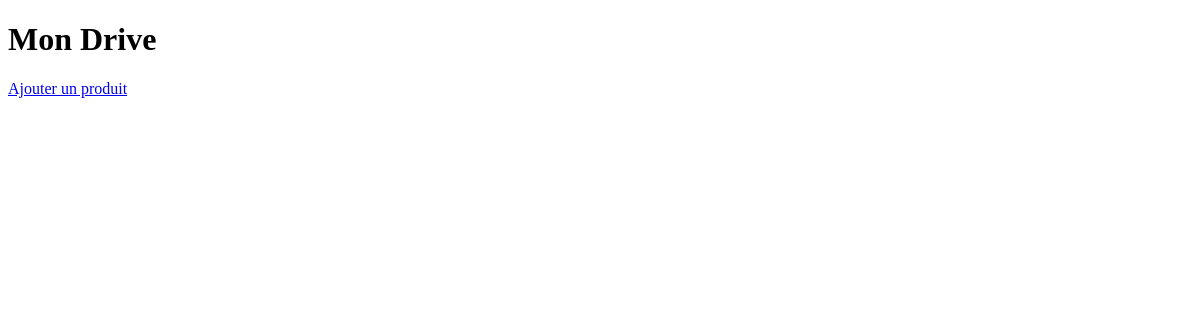
Page /driveapp/ on the earlier database version.
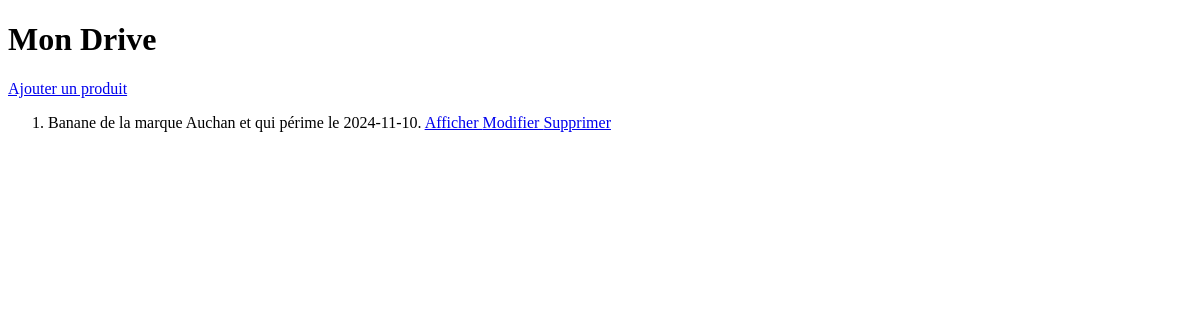
Same page on the later database version.
### driveapp/models.py (models this page shows, shortened)
class Produits(models.Model):
    nom_prod = models.CharField(max_length=100)
    date_per = models.DateField(blank=True, null = True)
    photo = models.ImageField(upload_to="prod",blank=True, null=True)
    marque = models.CharField(max_length=100)
    auteur = models.CharField(max_length=100)
    def __str__(self):
        chaine = f"{self.nom_prod} de la marque {self.marque} et qui périme le {self.date_per}."
        return chaine

### driveapp/views.py (the view)
# urls.py: path('', views.index, name='index'),
def index(request):
    liste = list(models.Produits.objects.all())
    return render(request, "produit/index.html",{"liste": liste})

### driveapp/templates/produit/index.html (shortened to what this page needs)
<!DOCTYPE html>
<html lang="en">
<head>
<body>
<h1> Mon Drive </h1>
<a href="/driveapp/ajout/"> Ajouter un produit </a>
<ol>
    {% for l in liste %}
        <li> {{l}}  <a href="/driveapp/affiche/{{l.id}}/"> Afficher </a> <a href="/driveapp/update/{{l.id}}/"> Modifier </a> <a href="/driveapp/delete/{{l.id}}/"> Supprimer </a> </li>
    {% endfor %}
</ol>
</body>
</html>

Differences in the rows shown:
added Produits: nom_prod+marque+date_per "Banane de la marque Auchan et qui périme le 2024-11-10."
